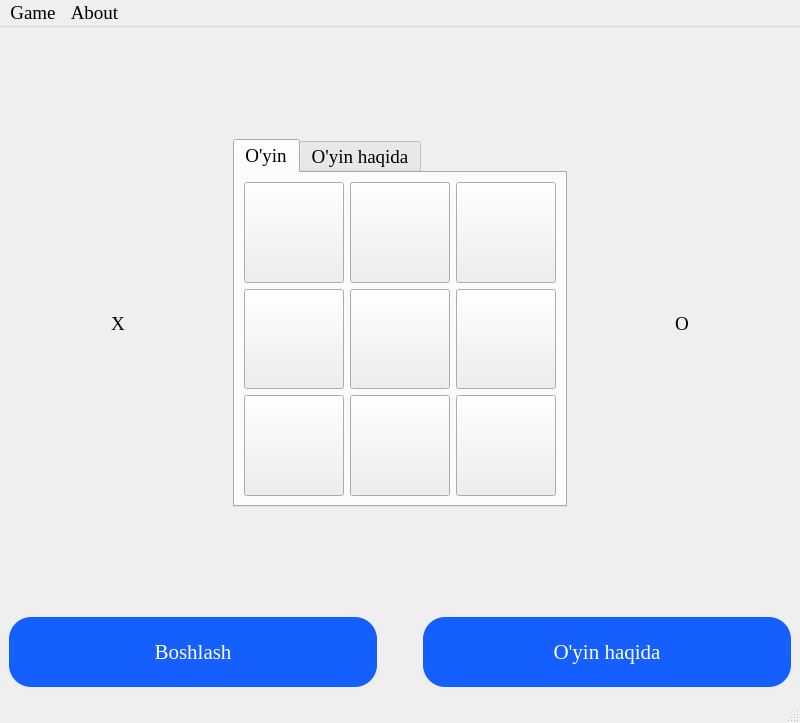
<?xml version="1.0" encoding="UTF-8"?>
<ui version="4.0">
 <class>MainWindow</class>
 <widget class="QMainWindow" name="MainWindow">
  <property name="geometry">
   <rect>
    <x>0</x>
    <y>0</y>
    <width>800</width>
    <height>723</height>
   </rect>
  </property>
  <property name="sizePolicy">
   <sizepolicy hsizetype="Fixed" vsizetype="Fixed">
    <horstretch>100</horstretch>
    <verstretch>100</verstretch>
   </sizepolicy>
  </property>
  <property name="font">
   <font>
    <family>Times New Roman</family>
    <pointsize>14</pointsize>
   </font>
  </property>
  <property name="windowTitle">
   <string>MainWindow</string>
  </property>
  <widget class="QWidget" name="centralwidget">
   <layout class="QVBoxLayout" name="verticalLayout_2">
    <item>
     <layout class="QVBoxLayout" name="verticalLayout">
      <item>
       <layout class="QHBoxLayout" name="horizontalLayout">
        <item>
         <widget class="QLabel" name="lbl_X">
          <property name="text">
           <string>X</string>
          </property>
          <property name="scaledContents">
           <bool>true</bool>
          </property>
          <property name="alignment">
           <set>Qt::AlignCenter</set>
          </property>
         </widget>
        </item>
        <item>
         <widget class="QTabWidget" name="tabWidget">
          <property name="sizePolicy">
           <sizepolicy hsizetype="Fixed" vsizetype="Fixed">
            <horstretch>100</horstretch>
            <verstretch>100</verstretch>
           </sizepolicy>
          </property>
          <property name="currentIndex">
           <number>0</number>
          </property>
          <widget class="QWidget" name="tab">
           <attribute name="title">
            <string>O'yin</string>
           </attribute>
           <layout class="QGridLayout" name="gridLayout">
            <item row="1" column="1">
             <widget class="QPushButton" name="pushButton_5">
              <property name="sizePolicy">
               <sizepolicy hsizetype="Fixed" vsizetype="Fixed">
                <horstretch>0</horstretch>
                <verstretch>0</verstretch>
               </sizepolicy>
              </property>
              <property name="minimumSize">
               <size>
                <width>100</width>
                <height>100</height>
               </size>
              </property>
              <property name="maximumSize">
               <size>
                <width>300</width>
                <height>300</height>
               </size>
              </property>
              <property name="text">
               <string/>
              </property>
             </widget>
            </item>
            <item row="2" column="2">
             <widget class="QPushButton" name="pushButton_9">
              <property name="sizePolicy">
               <sizepolicy hsizetype="Fixed" vsizetype="Fixed">
                <horstretch>0</horstretch>
                <verstretch>0</verstretch>
               </sizepolicy>
              </property>
              <property name="minimumSize">
               <size>
                <width>100</width>
                <height>100</height>
               </size>
              </property>
              <property name="maximumSize">
               <size>
                <width>300</width>
                <height>300</height>
               </size>
              </property>
              <property name="text">
               <string/>
              </property>
             </widget>
            </item>
            <item row="2" column="1">
             <widget class="QPushButton" name="pushButton_8">
              <property name="sizePolicy">
               <sizepolicy hsizetype="Fixed" vsizetype="Fixed">
                <horstretch>0</horstretch>
                <verstretch>0</verstretch>
               </sizepolicy>
              </property>
              <property name="minimumSize">
               <size>
                <width>100</width>
                <height>100</height>
               </size>
              </property>
              <property name="maximumSize">
               <size>
                <width>300</width>
                <height>300</height>
               </size>
              </property>
              <property name="text">
               <string/>
              </property>
             </widget>
            </item>
            <item row="0" column="0">
             <widget class="QPushButton" name="pushButton">
              <property name="sizePolicy">
               <sizepolicy hsizetype="Fixed" vsizetype="Fixed">
                <horstretch>0</horstretch>
                <verstretch>0</verstretch>
               </sizepolicy>
              </property>
              <property name="minimumSize">
               <size>
                <width>100</width>
                <height>100</height>
               </size>
              </property>
              <property name="maximumSize">
               <size>
                <width>300</width>
                <height>300</height>
               </size>
              </property>
              <property name="text">
               <string/>
              </property>
             </widget>
            </item>
            <item row="1" column="0">
             <widget class="QPushButton" name="pushButton_4">
              <property name="sizePolicy">
               <sizepolicy hsizetype="Fixed" vsizetype="Fixed">
                <horstretch>0</horstretch>
                <verstretch>0</verstretch>
               </sizepolicy>
              </property>
              <property name="minimumSize">
               <size>
                <width>100</width>
                <height>100</height>
               </size>
              </property>
              <property name="maximumSize">
               <size>
                <width>300</width>
                <height>300</height>
               </size>
              </property>
              <property name="text">
               <string/>
              </property>
             </widget>
            </item>
            <item row="1" column="2">
             <widget class="QPushButton" name="pushButton_6">
              <property name="sizePolicy">
               <sizepolicy hsizetype="Fixed" vsizetype="Fixed">
                <horstretch>0</horstretch>
                <verstretch>0</verstretch>
               </sizepolicy>
              </property>
              <property name="minimumSize">
               <size>
                <width>100</width>
                <height>100</height>
               </size>
              </property>
              <property name="maximumSize">
               <size>
                <width>300</width>
                <height>300</height>
               </size>
              </property>
              <property name="text">
               <string/>
              </property>
             </widget>
            </item>
            <item row="0" column="2">
             <widget class="QPushButton" name="pushButton_3">
              <property name="sizePolicy">
               <sizepolicy hsizetype="Fixed" vsizetype="Fixed">
                <horstretch>0</horstretch>
                <verstretch>0</verstretch>
               </sizepolicy>
              </property>
              <property name="minimumSize">
               <size>
                <width>100</width>
                <height>100</height>
               </size>
              </property>
              <property name="maximumSize">
               <size>
                <width>300</width>
                <height>300</height>
               </size>
              </property>
              <property name="text">
               <string/>
              </property>
             </widget>
            </item>
            <item row="2" column="0">
             <widget class="QPushButton" name="pushButton_7">
              <property name="sizePolicy">
               <sizepolicy hsizetype="Fixed" vsizetype="Fixed">
                <horstretch>0</horstretch>
                <verstretch>0</verstretch>
               </sizepolicy>
              </property>
              <property name="minimumSize">
               <size>
                <width>100</width>
                <height>100</height>
               </size>
              </property>
              <property name="maximumSize">
               <size>
                <width>300</width>
                <height>300</height>
               </size>
              </property>
              <property name="text">
               <string/>
              </property>
             </widget>
            </item>
            <item row="0" column="1">
             <widget class="QPushButton" name="pushButton_2">
              <property name="sizePolicy">
               <sizepolicy hsizetype="Fixed" vsizetype="Fixed">
                <horstretch>0</horstretch>
                <verstretch>0</verstretch>
               </sizepolicy>
              </property>
              <property name="minimumSize">
               <size>
                <width>100</width>
                <height>100</height>
               </size>
              </property>
              <property name="maximumSize">
               <size>
                <width>300</width>
                <height>300</height>
               </size>
              </property>
              <property name="text">
               <string/>
              </property>
             </widget>
            </item>
           </layout>
          </widget>
          <widget class="QWidget" name="tab_2">
           <attribute name="title">
            <string>O'yin haqida</string>
           </attribute>
           <widget class="QTextBrowser" name="textBrowser">
            <property name="geometry">
             <rect>
              <x>40</x>
              <y>80</y>
              <width>256</width>
              <height>192</height>
             </rect>
            </property>
            <property name="html">
             <string>&lt;!DOCTYPE HTML PUBLIC &quot;-//W3C//DTD HTML 4.0//EN&quot; &quot;http://www.w3.org/TR/REC-html40/strict.dtd&quot;&gt;
&lt;html&gt;&lt;head&gt;&lt;meta name=&quot;qrichtext&quot; content=&quot;1&quot; /&gt;&lt;style type=&quot;text/css&quot;&gt;
p, li { white-space: pre-wrap; }
&lt;/style&gt;&lt;/head&gt;&lt;body style=&quot; font-family:'Times New Roman'; font-size:14pt; font-weight:400; font-style:normal;&quot;&gt;
&lt;p align=&quot;center&quot; style=&quot; margin-top:12px; margin-bottom:12px; margin-left:0px; margin-right:0px; -qt-block-indent:0; text-indent:0px;&quot;&gt;&lt;span style=&quot; font-weight:600; font-style:italic;&quot;&gt;Bu Mening Birinchi o'yinim&lt;/span&gt;&lt;/p&gt;
&lt;p align=&quot;center&quot; style=&quot; margin-top:12px; margin-bottom:12px; margin-left:0px; margin-right:0px; -qt-block-indent:0; text-indent:0px;&quot;&gt;&lt;span style=&quot; font-weight:600; font-style:italic;&quot;&gt;O'yin tuzuvchisi Abdurrohman&lt;/span&gt;&lt;/p&gt;&lt;/body&gt;&lt;/html&gt;</string>
            </property>
           </widget>
          </widget>
         </widget>
        </item>
        <item>
         <widget class="QLabel" name="lbl_O">
          <property name="text">
           <string>O</string>
          </property>
          <property name="alignment">
           <set>Qt::AlignCenter</set>
          </property>
         </widget>
        </item>
       </layout>
      </item>
      <item>
       <layout class="QHBoxLayout" name="horizontalLayout_2">
        <item>
         <widget class="QPushButton" name="pushButton_10">
          <property name="minimumSize">
           <size>
            <width>100</width>
            <height>70</height>
           </size>
          </property>
          <property name="font">
           <font>
            <family>Times New Roman</family>
            <pointsize>16</pointsize>
           </font>
          </property>
          <property name="styleSheet">
           <string notr="true">background-color: rgb(21, 95, 255);
border:none;
border-radius:22px;
color: rgb(255, 255, 255);</string>
          </property>
          <property name="text">
           <string>Boshlash</string>
          </property>
         </widget>
        </item>
        <item>
         <spacer name="horizontalSpacer">
          <property name="orientation">
           <enum>Qt::Horizontal</enum>
          </property>
          <property name="sizeType">
           <enum>QSizePolicy::Minimum</enum>
          </property>
          <property name="sizeHint" stdset="0">
           <size>
            <width>40</width>
            <height>20</height>
           </size>
          </property>
         </spacer>
        </item>
        <item>
         <widget class="QPushButton" name="pushButton_11">
          <property name="minimumSize">
           <size>
            <width>100</width>
            <height>70</height>
           </size>
          </property>
          <property name="font">
           <font>
            <family>Times New Roman</family>
            <pointsize>16</pointsize>
           </font>
          </property>
          <property name="styleSheet">
           <string notr="true">background-color: rgb(21, 95, 255);
border:none;
border-radius:22px;
color: rgb(255, 255, 255);</string>
          </property>
          <property name="text">
           <string>O'yin haqida</string>
          </property>
         </widget>
        </item>
       </layout>
      </item>
     </layout>
    </item>
   </layout>
  </widget>
  <widget class="QMenuBar" name="menubar">
   <property name="geometry">
    <rect>
     <x>0</x>
     <y>0</y>
     <width>800</width>
     <height>26</height>
    </rect>
   </property>
   <widget class="QMenu" name="menuGame">
    <property name="title">
     <string>Game</string>
    </property>
   </widget>
   <widget class="QMenu" name="menuAbout">
    <property name="title">
     <string>About</string>
    </property>
    <addaction name="actionAbout_me"/>
   </widget>
   <addaction name="menuGame"/>
   <addaction name="menuAbout"/>
  </widget>
  <widget class="QStatusBar" name="statusbar"/>
  <action name="actionAbout_me">
   <property name="text">
    <string>About me</string>
   </property>
  </action>
 </widget>
 <resources/>
 <connections/>
</ui>
